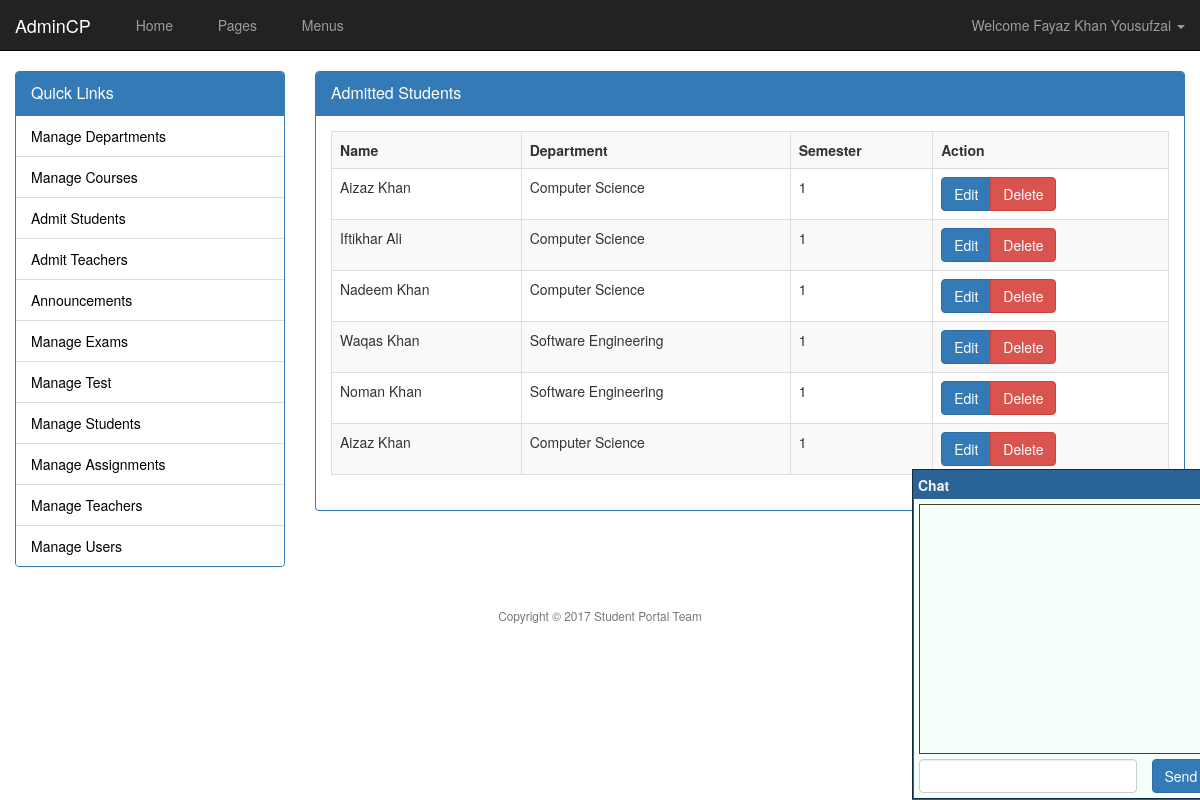
/admin/admit-student.php (signed in), run on the app's committed database.
### tables this page shows
CREATE TABLE `admission` (
  `admit_id` int(11) NOT NULL,
  `admit_type` varchar(20) NOT NULL,
  `user_id` int(11) NOT NULL,
  `department_id` int(11) NOT NULL,
  `semester_id` int(11) NOT NULL,
  `course_id` int(11) NOT NULL
);

### inc/database.php (called while the page is built, shortened)
<?php
class Database {
    public static $options = array();
    protected $con;
    protected $rs;
    private $row_id;
    public function __construct() {
        if (empty(self::$options)) {
            self::$options = array(
                PDO::ATTR_PERSISTENT => true,
                PDO::ATTR_ERRMODE => PDO::ERRMODE_EXCEPTION,
                PDO::MYSQL_ATTR_INIT_COMMAND => "SET NAMES utf8"
            );
        }
        try {
            $dsn = 'mysql:host=' . DB_HOST . ';dbname=' . DB_NAME;
            $this->con = new PDO($dsn, DB_USER, DB_PASS, self::$options);
        } catch (PDOException $e) {
            throw $e;
        }
    }
    public function query($stmt, $args = NULL) {
        $output = FALSE;
        try {
            $qprm = (!is_null($args) && !is_array($args)) ? array($args) : $args;
            $this->rs = $this->con->prepare($stmt);
            if (is_null($qprm)) {
                $this->rs->execute();
            } else {
                $this->rs->execute($qprm);
            }
            $this->row_id = $this->rs->rowCount();
            $output = $this;
        } catch (PDOException $e) {
            throw $e;
        }
        return $output;
    }
    public function queryValues($stmt, $fields = NULL, $args = NULL) {
        $output = FALSE;
        $fields = (is_array($fields)) ? $fields : array($fields);
        try {
            $db = new Database();
            $db->query($stmt, $args);
            if ($db->rowCount() > 0) {
                $r = $db->fetchArrayAssoc();
                foreach ($fields as $column) {
                    $output[$column] = $r[$column];
                }
            }
        } catch (PDOException $e) {
            throw $e;
        }
        return (object) $output;
    }
    public function fetchObject() {
        return $this->rs->fetch(PDO::FETCH_OBJ);
    }
    public function fetchArrayAssoc() {
        return $this->rs->fetch(PDO::FETCH_ASSOC);
    }
    public function rowCount() {
        return $this->row_id;
    }
    public function close() {
        $this->con = NULL;
        $this->row_id = NULL;
        $this->rs = NULL;
    }
}

### admin/admit-student.php (the view)
<?php require 'header.php' ?>
<?php
$db = new Database();
if (isset($_GET["do"])) {
    $do = cleanString($_GET["do"]);
    if ($do == "add") {
        ?>
        <div class="panel panel-primary">
            <div class="panel-heading">
                <div class="panel-title">
                    Admit Student
                </div>
            </div>
            <div class="panel-body">
                <?php
                if (isset($_POST["assign"])) {
                    $student = cleanString($_POST["student"]);
                    $department = cleanString($_POST["department"]);
                    $semester = cleanString($_POST["semester"]);
                    if (empty($student) || empty($department) || empty($semester)) {
                        msgBox("error", "All fields are required");
                    } else {
                        $stmt = "INSERT INTO admission VALUES(null,?,?,?,?,?)";
                        $args = array("student", $student, $department, $semester, 0);
                        try {
                            $db->runQuery($stmt, $args);
                            msgBox("ok", "Student Assigned Successfully");
                        } catch (PDOException $e) {
                            msgBox("error", $e->getMessage());
                        }
                    }
                }
                ?>
                <form method="post" action="<?php echo $_SERVER['REQUEST_URI'] ?>">
                    <div class="form-group">
                        <label>Student</label>
                        <select name="student" class="form-control">
                            <?php echo list_student(); ?>
                        </select>
                    </div>
                    <div class="form-group">
                        <label>Department</label>
                        <select name="department" class="form-control">
                            <?php echo list_departments(); ?>
                        </select>
                    </div>
                    <div class="form-group">
                        <label>Semester</label>
                        <select name="semester" class="form-control">
                            <?php echo list_semesters(); ?>
                        </select>
                    </div>
                    <input type="submit" name="assign" value="Admit Student" class="btn btn-primary" />
                </form>
            </div>
        </div>
        <?php
    } else if ($do == "edit") {
        if (isset($_GET["id"])) {
            $id = intval($_GET["id"]);
            ?>
            <div class="panel panel-primary">
                <div class="panel-heading">
                    <div class="panel-title">
                        Admit Student
                    </div>
                </div>
                <div class="panel-body">
                    <?php
                    if (isset($_POST["assign"])) {
                        $student = cleanString($_POST["student"]);
                        $department = cleanString($_POST["department"]);
                        $semester = cleanString($_POST["semester"]);
                        if (empty($student) || empty($department) || empty($semester)) {
                            msgBox("error", "All fields are required");
                        } else {
                            $stmt = "UPDATE admission SET department_id = ?,"
                                    . "user_id = ?, course_id = ?, semester_id = ? "
                                    . "WHERE admit_id = ?";
                            $args = array($department,$student, $course,$semester, $id);
                            try {
                                $db->runQuery($stmt, $args);
                                msgBox("ok", "Student Assigned Successfully");
                            } catch (PDOException $e) {
                                msgBox("error", $e->getMessage());
                            }
                        }
                    }
                    $db->query("SELECT * FROM admission WHERE admit_id = ?",[$id]);
                    $r = $db->fetchObject();
                    ?>
                    <form method="post" action="<?php echo $_SERVER['REQUEST_URI'] ?>">
                        <div class="form-group">
                            <label>Student</label>
                            <select name="student" class="form-control">
                                <?php echo list_student($r->user_id); ?>
                            </select>
                        </div>
                        <div class="form-group">
                            <label>Department</label>
                            <select name="department" class="form-control">
                                <?php echo list_departments($r->department_id); ?>
                            </select>
                        </div>
                        <div class="form-group">
                            <label>Semester</label>
                            <select name="semester" class="form-control">
                                <?php echo list_semesters($r->semester_id); ?>
                            </select>
                        </div>
                        <input type="submit" name="assign" value="Admit Student" class="btn btn-primary" />
                    </form>
                </div>
            </div>
            <?php
        }
    } else if ($do == "delete") {
        if (isset($_GET["id"])) {
            $id = intval($_GET["id"]);
            $db->runQuery("DELETE FROM admission WHERE admit_id = ?", $id);
            msgBox("ok", "Deleted");
            header("refresh:1;location:admit-students.php");
        }
    }
} else {
    ?>
    <div class="panel panel-primary">
        <div class="panel-heading">
            <div class="panel-title">
                Admitted Students
            </div>
        </div>
        <div class="panel-body">
            <table class="table table-bordered table-striped">
                <tr>
                    <th>Name</th>
                    <th>Department</th>
                    <th>Semester</th>
                    <th>Action</th>
                </tr>
                <?php
                $db->query("SELECT * FROM admission WHERE admit_type = 'student'");
                while ($r = $db->fetchObject()) {
                    $user_name = $db->queryValues("SELECT user_name FROM users WHERE user_id = ?", "user_name", $r->user_id);
                    $department = $db->queryValues("SELECT department_name FROM departments WHERE department_id = ?", "department_name", $r->department_id);
                    echo "
                    <tr>
                        <td>$user_name->user_name</td>
                        <td>$department->department_name</td>
                        <td>$r->semester_id</td>
                        <td>
                            <div class='btn-group'>
                                <a href='admit-student.php?do=edit&amp;id=$r->admit_id' class='btn btn-primary'>Edit</a>
                                <a href='admit-student.php?do=delete&amp;id=$r->admit_id' class='btn btn-danger'>Delete</a>
                            </div>
                        </td>
                    </tr>
                ";
                }
                ?>
            </table>
        </div>
    </div>
    <?php
}
?>
<?php require 'footer.php' ?>

### content/assets/admin-theme/css/style.css (style rules this page uses)
@media (min-width: 786px) { .admin-body { background: url('../background.jpg') no-repeat fixed center center } }

### data on the page
admission: user_name "Aizaz Khan", department_name "Computer Science", semester "1"
admission: user_name "Iftikhar Ali", department_name "Computer Science", semester "1"
admission: user_name "Nadeem Khan", department_name "Computer Science", semester "1"
admission: user_name "Waqas Khan", department_name "Software Engineering", semester "1"
admission: user_name "Noman Khan", department_name "Software Engineering", semester "1"
admission: user_name "Aizaz Khan", department_name "Computer Science", semester "1"

### other printed values
$_SESSION["user_name"] "Fayaz Khan Yousufzai"
